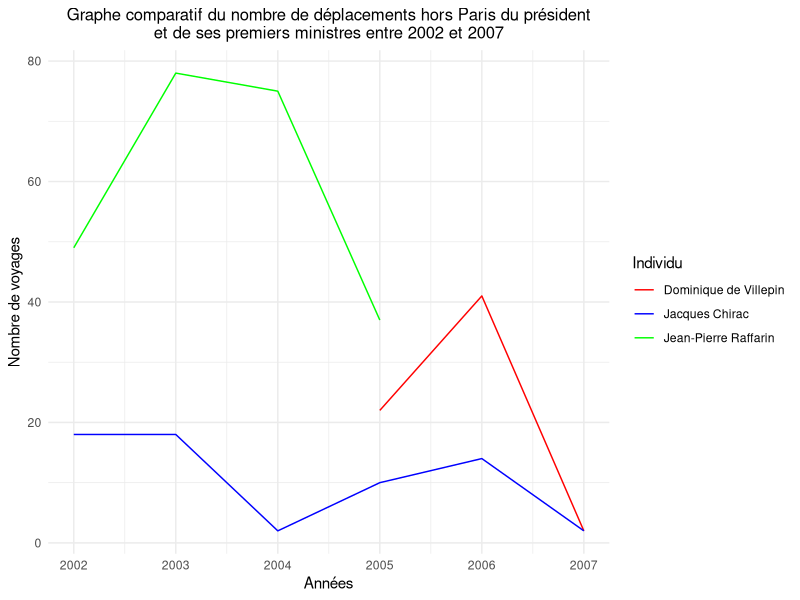

Recreate this plot in R.
# Pour la visualisation
library(ggplot2)  
library(dplyr)

data1 <- read.csv("../data/csv/BDD_president.csv", sep=",", header=TRUE)
data2 <- read.csv("../data/csv/BDD_PMs.csv", sep=",", header=TRUE)
data_combined <- bind_rows(data1, data2) #les deux fichiers ont les memes colonnes 

# Compter le nombre de voyages par année pour chaque individu
data_count <- data_combined %>%
  group_by(Individu, Annee) %>%
  summarise(Nombre_de_voyages = n())

# Créer le graphique avec la syntaxe correcte
ggplot(data_count, aes(x = Annee, y = Nombre_de_voyages, color = Individu)) +
  geom_line() +  # Trace les lignes
  labs(title = "Graphe comparatif du nombre de déplacements hors Paris du président\net de ses premiers ministres entre 2002 et 2007", 
       x = "Années", 
       y = "Nombre de voyages") +  
  scale_color_manual(values = c("red", "blue", "green")) +  # Choisir les couleurs
  theme_minimal() +  # Utiliser un thème minimal
  theme(
    plot.title = element_text(hjust = 0.5, vjust = 1, size = 12),  # Centrer et ajuster la taille du titre 
    plot.title.position = "panel" )   




